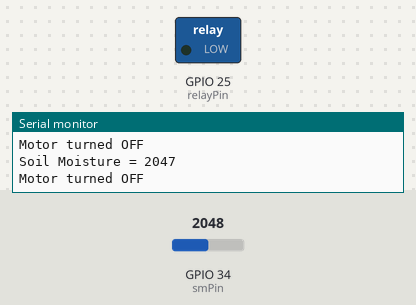
A sketch run on a simulated ESP32. Shown: switched loads named in the sketch (green lamp = pin HIGH), the last lines printed to the serial monitor. The inputs (shaded band) are chosen by the test bench; at power-on: GPIO 34 (smPin) = 2048.

Above: at 2.8 s.
2.9 s: GPIO 34 (smPin) set to 2526
5.6 s: GPIO 34 (smPin) set to 2644
At 6.9 s:
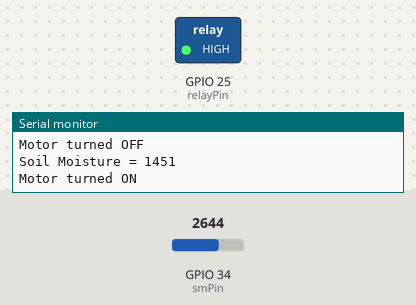
8.3 s: GPIO 34 (smPin) set to 2047
At 11.1 s:
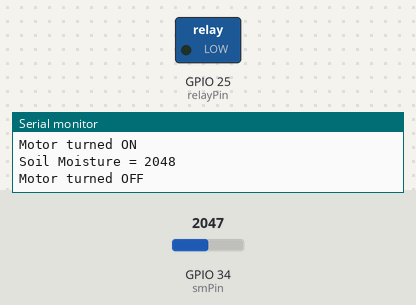
11.5 s: GPIO 34 (smPin) set to 2866
At 12.7 s:
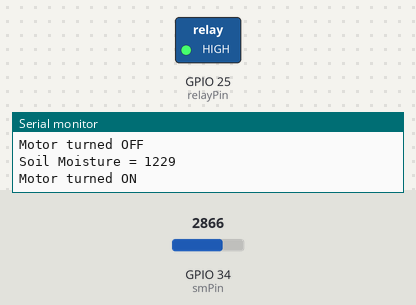
Timing chart, 0 to 14.5 s (numbered marks = the images above; inputs shaded):
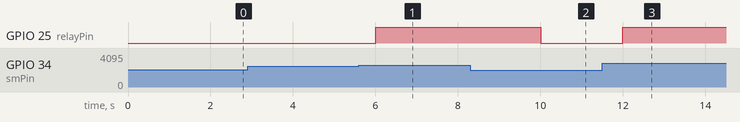

Measured:
- the behaviour switches between 2595 and 2596 on GPIO 34 (smPin) (found by bisection; images 0 and 1)
- after the input at 5.6 s, GPIO 25 (relayPin): LOW → HIGH after 0.40 s
- after the input at 8.3 s, GPIO 25 (relayPin): HIGH → LOW after 1.7 s
- after the input at 11.5 s, GPIO 25 (relayPin): LOW → HIGH after 0.50 s

The sketch:

GISMO7_SmartGarden.ino
```cpp
/* Soil Moisture sensor pin   : GPIO34
 * Relay pin                  : GPIO25
 *
  */
#define smPin 34
#define relayPin 25
int smValue;
int smLimit = 1500;
int delayTime = 2000;
void setup() {
  // put your setup code here, to run once:
  pinMode(relayPin,OUTPUT);
  Serial.begin(115200);
  }

void loop() {
  // put your main code here, to run repeatedly:
smValue = 4095 - analogRead(smPin);
Serial.print("Soil Moisture = ");
Serial.println(smValue);

if (smValue < smLimit){
digitalWrite(relayPin,HIGH);
Serial.println("Motor turned ON");
}
else{
digitalWrite(relayPin,LOW);
Serial.println("Motor turned OFF");
}

delay(delayTime);
}
```
